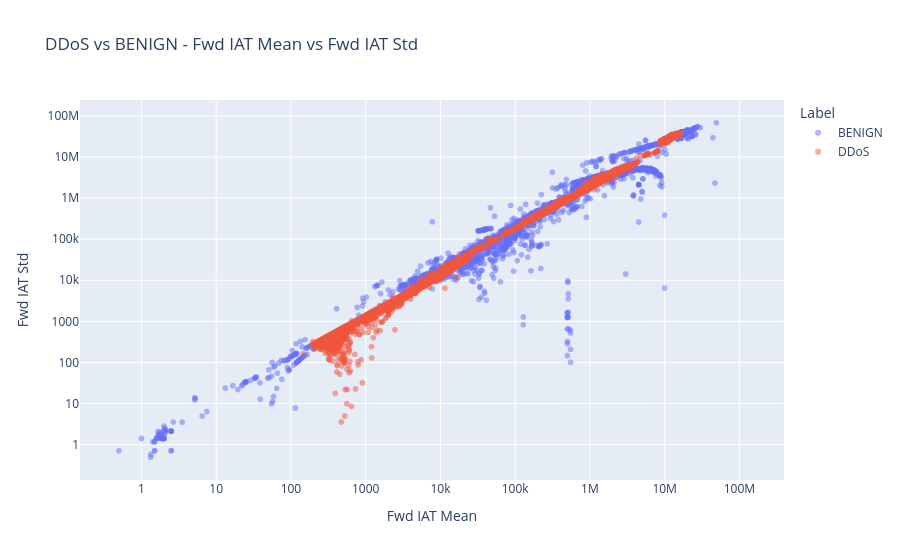

The notebook cell this image was saved under:
### Markdown cell above
## PLot 4 :Fwd IAT Std vs Fwd IAT Mean

### Code cell
fig2 = px.scatter(balanced_sample, x='Fwd IAT Mean', y='Fwd IAT Std', 
                   color='Label', log_x=True, log_y=True, opacity=0.5,
                   title='DDoS vs BENIGN - Fwd IAT Mean vs Fwd IAT Std')
fig2.show()

### Figure 1 — Plotly figure (JSON) as saved in the notebook; plotly's stock layout.template omitted (floating-point values rounded to 4 significant figures; data arrays with more than 128 entries replaced by an {"elided": "..."} marker saying what was removed)
{"data": [{"hovertemplate": "Label=BENIGN<br>Fwd IAT Mean=%{x}<br>Fwd IAT Std=%{y}<extra></extra>", "legendgroup": "BENIGN", "marker": {"color": "#636efa", "opacity": 0.5, "symbol": "circle"}, "mode": "markers", "name": "BENIGN", "showlegend": true, "type": "scattergl", "x": {"elided": "10000 float values"}, "xaxis": "x", "y": {"elided": "10000 float values"}, "yaxis": "y"}, {"hovertemplate": "Label=DDoS<br>Fwd IAT Mean=%{x}<br>Fwd IAT Std=%{y}<extra></extra>", "legendgroup": "DDoS", "marker": {"color": "#EF553B", "opacity": 0.5, "symbol": "circle"}, "mode": "markers", "name": "DDoS", "showlegend": true, "type": "scattergl", "x": {"elided": "10000 float values"}, "xaxis": "x", "y": {"elided": "10000 float values"}, "yaxis": "y"}], "layout": {"legend": {"title": {"text": "Label"}, "tracegroupgap": 0}, "title": {"text": "DDoS vs BENIGN - Fwd IAT Mean vs Fwd IAT Std"}, "xaxis": {"anchor": "y", "domain": [0, 1], "title": {"text": "Fwd IAT Mean"}, "type": "log"}, "yaxis": {"anchor": "x", "domain": [0, 1], "title": {"text": "Fwd IAT Std"}, "type": "log"}}}
